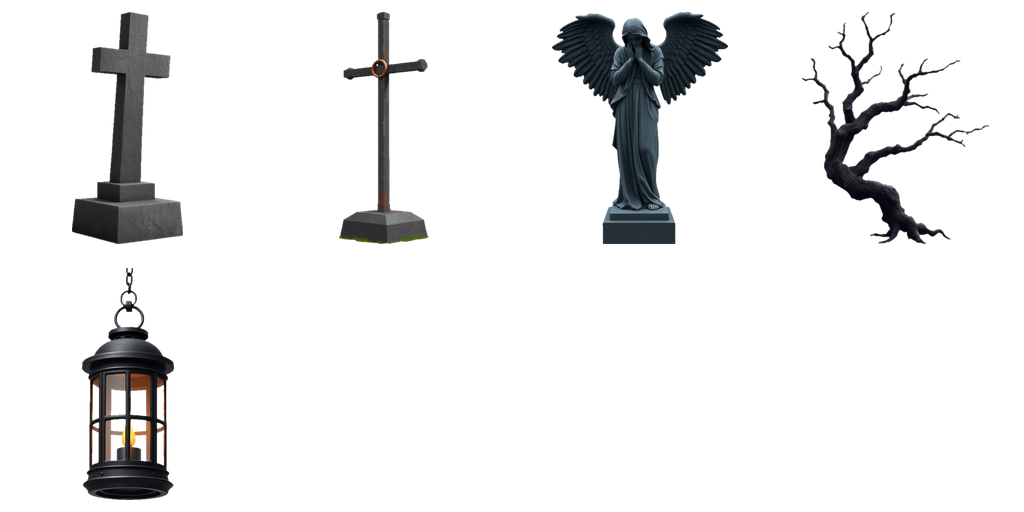
#> input picture wallpaper-effects/graveyardmist.png, 1024 x 512 px
$ python -i aigen.py   (imports and definitions only)
#> lines starting #> are read from the running program, lines starting #| are printed output that depends on the picture
### bin/omslib.py
"""Shared helpers for bin/ai-theme and bin/theme-code: the effect catalog, theme validation and theme lines.

Nothing here runs anything an outside source sent: ids are only ever compared against the catalog built from
the plugin's own folders, and numbers are clamped.
"""
import base64
import difflib
import hashlib
import json
import os
import re
import shutil
import subprocess
import sys
import zlib

HERE = os.path.dirname(os.path.realpath(__file__))
ROOT = os.path.dirname(HERE)
STATE = os.environ.get("OMASHADERS_STATE_DIR") or os.path.join(
    os.environ.get("XDG_STATE_HOME") or os.path.expanduser("~/.local/state"), "omarchy", "io.github.akton1.omashaders")
THEMES = os.path.join(STATE, "themes")
GENERATED = os.path.join(STATE, "generated")


def _migrate_combos():
    """1.31: saved looks were called "combos", now "themes": move the user's file once (a copy stays as combos.pre-themes)"""
    old, new = os.path.join(STATE, "combos"), THEMES
    try:
        if os.path.getsize(old) > 0 and not (os.path.exists(new) and os.path.getsize(new) > 0):
            tmp = os.path.join(STATE, ".themes.%d" % os.getpid())
            shutil.copy2(old, tmp)
            os.replace(tmp, new)
            os.replace(old, old + ".pre-themes")
    except OSError:
        pass


_migrate_combos()

CODE_PREFIX = "OMS1:"
MAX_CODE = 6000          # characters of a share code we accept
MAX_JSON = 8192          # bytes after decompression
ID_RE = re.compile(r"^[A-Za-z0-9][A-Za-z0-9_.+-]{0,63}$")
sys.path.insert(0, os.path.dirname(os.path.realpath(__file__)))
import omspalette  # noqa: E402
CUSTOM_RE = re.compile(r"^custom-[0-9a-f]{6}$")
WH_RE = re.compile(r"^[a-z0-9]{6}$")
# optional per-theme numbers (the 9th field of a theme line): key -> (low, high)
OPT_RANGES = {"fx": (0, 100), "col": (0, 100), "wall": (0, 100), "cur": (0, 100), "wspeed": (0, 300), "wzoom": (25, 300)}
SLOTS = ("screen", "color", "wall", "mouse", "winfx", "frame")


# [12 lines left out: function wh_cached, not called in this run]


class Bad(Exception):
    pass


# [187 lines left out: functions version, core_wall_info, _catalog_signature, catalog, _build_catalog, slot_pool and 4 more, not called in this run]


def opts_str(o):
    return ",".join("%s=%s" % (k, o[k]) for k in (*OPT_RANGES, "wh") if k in o)


# [26 lines left out: functions parse_opts, theme_line, parse_line, not called in this run]


def identity(c):
    """what makes two themes 'the same' (matches Core.qml themeBase): the parts, not the name or numbers"""
    return "|".join([c.get("s", ""), c.get("w", ""), c.get("m", ""), c.get("c", ""), c.get("wf", ""), c.get("wc", ""), c.get("wr", "")])


# [57 lines left out: functions validate, read_themes, save_theme, replace_theme, not called in this run]


# ---- built-in themes and effects (what other users may not delete)
# A theme is built in when its whole line is in the shipped `starter-themes` file (its id is a short hash of that line). Nothing
# else marks it: no author, no user id, and a share code never carries the tag. Edit or rename it and the line changes, so the
# result is the user's own copy. The state file `themes-own` (hashes) only covers a user who saves or imports a line that equals
# a shipped one. The developer's switch is the empty file `dev-export` in the state folder (it also mirrors saves into starter-themes).
STARTER = os.path.join(ROOT, "starter-themes")
OWN = os.path.join(STATE, "themes-own")


def dev_switch():
    return os.path.exists(os.path.join(STATE, "dev-export"))


def theme_uid(line):
    return hashlib.sha1(line.encode("utf-8")).hexdigest()[:8]


# [24 lines left out: functions starter_lines, own_uids, mark_own, not called in this run]


def is_builtin_theme(line):
    return line in starter_lines() and theme_uid(line) not in own_uids()


# [17 lines left out: functions theme_label, write_themes, not called in this run]


# ---- share codes
def b64e(b):
    return base64.urlsafe_b64encode(b).decode("ascii").rstrip("=")


def b64d(s):
    return base64.urlsafe_b64decode(s + "=" * (-len(s) % 4))


# [34 lines left out: functions encode_code, decode_code, not called in this run]

### bin/aigen.py
#!/usr/bin/env python3
"""aigen: the safety gate and the store for effects an AI invented ("Invent new" mode of bin/ai-theme).

  aigen check KIND [FILE|-] [--name N] [--desc D] [--start N] [--image PNG] [--keep-out DIR] [--profile quick|rich] [--sprites] [--json]
        run the whole gate on the code in FILE (stdin when -). KIND: screen | window | color | wallpaper | cursor | frame
  aigen analyze FILE...            static cost of finished shader files (used to calibrate the caps)
  aigen list [--json]              the generated effects in the state folder (Made by AI)
  aigen keep ID | aigen delete ID  keep a pending effect / delete one (files and notes)
  aigen selftest                   offline checks of the gate, including attacks that must be refused

What the AI writes is only a function body for a fixed template (docs/theme-instructions.md, chapter Inventing):
the template owns the #version line, every uniform, every input and output, so the AI cannot add any of them.
The gate is mandatory and has four parts, run in this order:
  a) text rules: no # lines (no #include, #extension, #define), only plain ASCII, size limit, no uniform/layout/discard/while,
     no arrays or [ ], only GLSL built-in functions and the functions the code defines, texture() only on the given picture
  b) cost rules: every for loop has constant bounds, braces and a loop variable nobody else writes; the product of the loops,
     the texture() samples and the amount of work per pixel (counted through the call graph) are capped
  c) compile: the real tools (compose-shader + glslangValidator for screen/colour/window, qsb for Qt wallpaper/cursor shaders,
     and Mesa when it is rendered)
  d) a 1920x1080 offscreen render on the CPU (Mesa llvmpipe, bin/shader-preview) within a time budget: not blank, not one
     colour, visible, text still readable at the start strength; wallpaper overlays must stay light (the picture survives);
     cursor effects must stay local; screen, window and wallpaper effects must not be only a colour tint (low-res renders at a
     second moment and, for wallpapers, a second pointer place, see tint_check)
Painted sprites (optional, wallpaper effects only, bin/aisprites.py): the template can bind a sprite atlas (binding 2) and offers
`vec4 sprite(int cell, vec2 q)`; the AI still declares nothing and still cannot call texture(). The atlas is data (a checked 1024x512 PNG);
the gate renders the code with a stand-in atlas, and an effect with sprites is installed as <id>.frag + <id>.frag.qsb + <id>.png.
Generated effects live in <state>/generated/, never in the plugin folder.
"""
import sys
sys.dont_write_bytecode = True  # a __pycache__ in the plugin folder would make the shell reload the plugin (and close the open dialog)
import json
import os
import re
import shutil
import subprocess
import sys
import tempfile
import time

sys.path.insert(0, os.path.dirname(os.path.realpath(__file__)))
import omslib as L  # noqa: E402

HERE = L.HERE
ROOT = L.ROOT
GEN = os.path.join(L.STATE, "generated")
CATEGORY = "Made by AI"
KINDS = ("screen", "window", "color", "wallpaper", "cursor", "frame")
SUBDIR = {"screen": "screen", "window": "screen", "color": "color", "wallpaper": "wall", "cursor": "mouse", "frame": "frame"}
PREFIX = "ai-"

# ---- limits (calibrated with `aigen analyze` over every shipped effect; see docs/DEVELOPMENT.md)
MAX_CODE = 9000          # characters of AI code per part
MAX_LINES = 320
MAX_LOOP = 64            # iterations of one loop
MAX_SAMPLES = 48         # texture() samples per pixel, loops and calls counted
MAX_ITERS = 500          # loop iterations per pixel, nested loops and calls counted
MAX_WORK = 40000         # tokens executed per pixel (a rough ALU cost), loops and calls counted
RENDER_BUDGET_S = 25.0   # one 1920x1080 frame on the CPU (llvmpipe)
# The Rich profile (bin/airich.py: Planner, Builders, Reviewer) lets a part be as big as the best shipped pieces; every safety rule stays,
# only the numbers grow. Calibration (aigen analyze over the shipped files, see docs/DEVELOPMENT.md): the 36 light overlays use work p90 34000,
# max 104324, iterations p90 80 / max 144, samples p90 40 / max 116, files 4-6 KB; shipped screens work p90 4192 / max 16346; cursors p90 20179 / max 36340.
RICH_WORK = {"wallpaper": 100000, "cursor": 40000, "screen": 24000, "window": 24000, "color": 4000}
RICH = {"code": 18000, "lines": 520, "samples": 64, "iters": 800, "render_s": 45.0}
PROFILES = ("quick", "rich")


# [6 lines left out: function limits, not called in this run]


W, H = 1920, 1080
MEAN_MAX, FRAC_MAX = 20.0, 40.0   # wallpaper overlay: same limits as bin/wallpaper-overlay-scan

BUILTINS = set("""radians degrees sin cos tan asin acos atan sinh cosh tanh pow exp log exp2 log2 sqrt inversesqrt abs sign floor ceil
fract mod min max clamp mix step smoothstep length distance dot cross normalize reflect refract faceforward round roundEven trunc
isnan isinf lessThan lessThanEqual greaterThan greaterThanEqual equal notEqual any all not matrixCompMult outerProduct transpose
determinant texture textureSize fma
float int uint bool vec2 vec3 vec4 ivec2 ivec3 ivec4 uvec2 uvec3 uvec4 bvec2 bvec3 bvec4 mat2 mat3 mat4""".split())
CONTROL = {"if", "for", "while", "switch", "return", "else"}
BANNED_WORDS = ("discard", "uniform", "layout", "attribute", "varying", "buffer", "shared", "image2D", "sampler2D", "sampler3D", "samplerCube",
                "atomic", "while", "do", "goto", "switch", "case", "default", "struct", "precision", "extension", "patch", "subroutine", "asm")
TYPE_RE = r"(?:const\s+)?(?:float|int|uint|bool|void|[ib]?vec[234]|uvec[234]|mat[234])"
FUNC_RE = re.compile(r"(?<![\w.])(?:%s)\s+(\w+)\s*\(([^()]*)\)\s*\{" % TYPE_RE)
CONST_INT_RE = re.compile(r"\bconst\s+int\s+(\w+)\s*=\s*(\d+)\s*;")
TOKEN_RE = re.compile(r"\w+|[^\s\w]")


class GateFail(Exception):
    pass


# ------------------------------------------------------------------ templates
# uniforms of the Qt wallpaper shaders (same list as the shipped wallpaper-effects)
WALL_MEMBERS = [("float", "time"), ("vec2", "mouse"), ("vec2", "res"), ("vec2", "imgSize"), ("vec4", "cBg"), ("vec4", "cBlue"),
                ("vec4", "cMagenta"), ("vec4", "cPink"), ("vec4", "cCream"), ("vec4", "cTarget"), ("float", "react"), ("float", "range"), ("float", "zoom")]
MOUSE_MEMBERS = [("float", "time"), ("vec2", "mouse"), ("vec2", "res"), ("vec4", "h0"), ("vec4", "h1"), ("vec4", "h2"), ("vec4", "h3")]

# helper functions every template offers (a helper is only added when the code calls it and does not define its own)
HELPERS = [
    ("hash", (), "float hash(vec2 p) { return fract(sin(dot(p, vec2(127.1, 311.7))) * 43758.5453); }\n"),
    ("noise", ("hash",), """float noise(vec2 p) {
  vec2 i = floor(p), f = fract(p);
  f = f * f * (3.0 - 2.0 * f);
  return mix(mix(hash(i), hash(i + vec2(1, 0)), f.x), mix(hash(i + vec2(0, 1)), hash(i + vec2(1, 1)), f.x), f.y);
}
"""),
    ("fbm", ("noise",), """float fbm(vec2 p) {
  float v = 0.0, a = 0.5;
  for (int i = 0; i < 4; i++) { v += a * noise(p); p = p * 2.03 + 17.0; a *= 0.5; }
  return v;
}
"""),
    ("luma", (), "float luma(vec3 c) { return dot(c, vec3(0.2126, 0.7152, 0.0722)); }\n"),
]


# The shared library the Rich Builders are given (docs/theme-instructions.md, chapter "The helper library"). Same rule as above: a helper is
# only added when the code calls it and does not define its own. (name, needs, source, kinds or None for every kind)
RICH_HELPERS = [
    ("hash2", ("hash",), "vec2 hash2(vec2 p) { return vec2(hash(p), hash(p + 19.19)); }\n", None),
    ("gnoise", ("hash2",), """float gnoise(vec2 p) {
  vec2 i = floor(p), f = fract(p);
  vec2 u = f * f * f * (f * (f * 6.0 - 15.0) + 10.0);
  float a = dot(hash2(i) * 2.0 - 1.0, f);
  float b = dot(hash2(i + vec2(1, 0)) * 2.0 - 1.0, f - vec2(1, 0));
  float c = dot(hash2(i + vec2(0, 1)) * 2.0 - 1.0, f - vec2(0, 1));
  float d = dot(hash2(i + vec2(1, 1)) * 2.0 - 1.0, f - vec2(1, 1));
  return clamp(0.5 + 0.9 * mix(mix(a, b, u.x), mix(c, d, u.x), u.y), 0.0, 1.0);
}
""", None),
    ("ridge", ("gnoise",), """float ridge(vec2 p) {
  float v = 0.0, a = 0.5;
  for (int i = 0; i < 4; i++) { v += a * (1.0 - abs(2.0 * gnoise(p) - 1.0)); p = p * 2.03 + 17.0; a *= 0.5; }
  return v;
}
""", None),
    ("warp", ("fbm",), """vec2 warp(vec2 p, float t) {
  vec2 q = vec2(fbm(p + vec2(0.0, t * 0.10)), fbm(p + vec2(5.2, 1.3 - t * 0.10)));
  return p + 1.6 * (q - 0.5);
}
""", None),
    ("rot", (), "vec2 rot(vec2 p, float a) { float c = cos(a), s = sin(a); return vec2(c * p.x - s * p.y, s * p.x + c * p.y); }\n", None),
    ("disc", (), "float disc(vec2 p, float r, float soft) { return 1.0 - smoothstep(r - soft, r + max(soft, 0.0001), length(p)); }\n", None),
    ("ring", (), "float ring(vec2 p, float r, float w, float soft) { return 1.0 - smoothstep(w, w + max(soft, 0.0001), abs(length(p) - r)); }\n", None),
    ("seg", (), """float seg(vec2 p, vec2 a, vec2 b, float w, float soft) {
  vec2 pa = p - a, ba = b - a;
  float h = clamp(dot(pa, ba) / max(dot(ba, ba), 0.000001), 0.0, 1.0);
  return 1.0 - smoothstep(w, w + max(soft, 0.0001), length(pa - ba * h));
}
""", None),
    ("rbox", (), """float rbox(vec2 p, vec2 b, float r, float soft) {
  vec2 q = abs(p) - b + r;
  float d = length(max(q, 0.0)) + min(max(q.x, q.y), 0.0) - r;
  return 1.0 - smoothstep(0.0, max(soft, 0.0001), d);
}
""", None),
    ("caustic", (), """float caustic(vec2 p, float t) {
  vec2 q = mod(p * 6.28318, 6.28318) - 250.0, i = q;
  float c = 1.0;
  for (int n = 0; n < 4; n++) {
    float tt = t * (1.0 - 3.5 / float(n + 1));
    i = q + vec2(cos(tt - i.x) + sin(tt + i.y), sin(tt - i.y) + cos(tt + i.x));
    c += 1.0 / max(length(vec2(q.x / (sin(i.x + tt) / 0.005), q.y / (cos(i.y + tt) / 0.005))), 0.0001);
  }
  c = 1.17 - pow(max(c / 4.0, 0.0), 1.4);
  return clamp(pow(abs(c), 8.0), 0.0, 1.0);
}
""", None),
    ("rays", ("noise",), """float rays(vec2 p, vec2 src, float t) {
  vec2 d = p - src;
  float r = length(d);
  vec2 u = d / max(r, 0.0001);
  float b = noise(u * 3.0 + vec2(t * 0.15, -t * 0.11)) * 0.6 + noise(u * 7.0 + vec2(-t * 0.2, t * 0.09)) * 0.4;
  return smoothstep(0.35, 0.95, b) * exp(-r * 1.6);
}
""", None),
    ("sparks", ("hash", "hash2"), """float sparks(vec2 p, float t, float cells, vec2 dir) {
  vec2 g = p * cells, id = floor(g), f = fract(g) - 0.5;
  vec2 h = hash2(id);
  float life = fract(t * (0.06 + 0.12 * h.x) + h.y);
  vec2 d2 = dir / max(1.0, length(dir));
  vec2 pos = (h - 0.5) * 0.24 + d2 * (life - 0.5) * 0.5 + vec2(0.04 * sin(t * 0.9 + h.y * 6.2832), 0.0);
  float fade = sin(3.14159 * life);
  float tw = 0.65 + 0.35 * sin(t * (2.0 + 5.0 * h.x) + h.y * 20.0);
  float size = 0.025 + 0.03 * hash(id + 7.7);
  return smoothstep(size * 1.6, 0.0, length(f - pos)) * fade * fade * tw * step(0.3, hash(id + 3.3));
}
""", None),
    ("streaks", ("hash",), """float streaks(vec2 p, float t, float rows, float speed) {
  float row = floor(p.y * rows);
  float h1 = hash(vec2(row, 3.0)), h2 = hash(vec2(row, 7.0));
  float x = fract(p.x * 0.6 + t * speed * (0.4 + h1) + h1 * 9.0);
  float len = 0.12 + 0.3 * h2;
  float lane = 1.0 - smoothstep(0.25, 0.5, abs(fract(p.y * rows) - 0.5));
  return smoothstep(0.0, 0.04, x) * smoothstep(len, 0.04, x) * step(0.55, hash(vec2(row, 11.0))) * lane;
}
""", None),
    ("mist", ("fbm",), """float mist(vec2 p, float t) {
  return fbm(p * vec2(1.6, 2.6) + vec2(t * 0.03, 0.0)) * 0.6 + fbm(p * 3.1 - vec2(t * 0.055, t * 0.01)) * 0.4;
}
""", None),
    ("vig", (), "float vig(vec2 uv, float s) { return 1.0 - s * smoothstep(0.3, 0.95, length((uv - 0.5) * 1.4)); }\n", None),
    ("ramp", (), """vec3 ramp(float x, vec3 a, vec3 b, vec3 c) {
  x = clamp(x, 0.0, 1.0);
  return mix(mix(a, b, clamp(x * 2.0, 0.0, 1.0)), c, clamp(x * 2.0 - 1.0, 0.0, 1.0));
}
""", None),
    ("ptr", (), """float ptr(vec2 p, vec2 m, float r) {
  float k = 1.0 - smoothstep(0.0, 1.0, length(p - m) / max(r, 0.0001));
  return k * k;
}
""", None),
    ("asp", (), "float asp() { return res.x / res.y; }\n", ("wallpaper",)),
]


def helper_table(rich=False):
    return [(n, d, src, None) for n, d, src in HELPERS] + (RICH_HELPERS if rich else [])


# [19 lines left out: function helpers_for, not called in this run]

WALL_FUNCS = """vec2 coverUV(vec2 uv) {
  float ra = res.x / res.y;
  float ia = imgSize.x / imgSize.y;
  vec2 s = ra > ia ? vec2(1.0, ia / ra) : vec2(ra / ia, 1.0);
  return (uv - 0.5) * s + 0.5;
}
vec3 wall(vec2 uv) { return texture(src, coverUV(clamp((uv - 0.5) * max(zoom, 0.05) + 0.5, 0.0, 1.0))).rgb; }
"""

# painted sprites: the template owns the sampler and the only function that reads it (cell 0..7 of a 4 x 2 atlas, q = -1..1 inside the cell, 0.453 as pumpkin-night)
SPRITE_BINDING = "layout(binding = 2) uniform sampler2D sprites;\n"
SPRITE_FUNC = """vec4 sprite(int cell, vec2 q) {
  int k = int(clamp(float(cell), 0.0, 7.0));
  vec2 o = vec2(float(k - 4 * (k / 4)), float(k / 4));
  float inside = step(abs(q.x), 1.0) * step(abs(q.y), 1.0);
  return texture(sprites, (o + 0.5 + clamp(q, -1.0, 1.0) * 0.453) / vec2(4.0, 2.0)) * inside;
}
"""
SPRITE_BLANK = "vec4 sprite(int cell, vec2 q) { return vec4(0.0); }\n"   # the same function when no sprites could be made: the effect still builds and runs

WALL_MAIN = """void main() {
  vec2 uv = qt_TexCoord0;
  vec3 base = wall(uv);
  vec3 c = overlay(uv, base, mouse / res, react);
  fragColor = clamp(vec4(c, 1.0) * qt_Opacity, 0.0, 1.0);
}
"""

MOUSE_FUNCS = """vec2 P(int i) {
  if (i == 0) return mouse;
  if (i == 1) return h0.xy;
  if (i == 2) return h0.zw;
  if (i == 3) return h1.xy;
  if (i == 4) return h1.zw;
  if (i == 5) return h2.xy;
  if (i == 6) return h2.zw;
  if (i == 7) return h3.xy;
  return h3.zw;
}
vec3 hue(float h) { return 0.5 + 0.5 * cos(6.28318 * (h + vec3(0.0, 0.33, 0.67))); }
"""

MOUSE_MAIN = """void main() {
  vec2 q = step(vec2(0.0), mouse) * step(mouse, res);
  vec4 c = cursorFx(qt_TexCoord0 * res, mouse) * (q.x * q.y);
  fragColor = clamp(c * qt_Opacity, 0.0, 1.0);
}
"""

SCREEN_HEAD = """#version 300 es
// category: %(cat)s
// desc: %(desc)s
// strength: %(start)d
// ai-generated: yes
%(target)sprecision highp float;
in vec2 v_texcoord;
uniform sampler2D tex;
%(uniforms)slayout(location = 0) out vec4 fragColor;
"""

WINDOW_UNIFORMS = {"is_active": "float", "seed": "float", "surface_size": "vec2"}
HEX_RE = re.compile(r"\bC_([0-9a-fA-F]{6})\b")


# [6 lines left out: function hex_colors, not called in this run]


def one_line(s, n=120):
    return re.sub(r"\s+", " ", re.sub(r"[^\x20-\x7e]", " ", str(s or ""))).strip()[:n]


# [43 lines left out: function build, not called in this run]


# ------------------------------------------------------------------ a) text rules
def strip_comments(s):
    s = re.sub(r"/\*.*?\*/", " ", s, flags=re.S)
    return re.sub(r"//[^\n]*", "", s)


# [238 lines left out: functions text_rules, match_end, functions_of, const_value, parse_for, analyze_text and 2 more, not called in this run]


# ------------------------------------------------------------------ c) compile
def run(cmd, **kw):
    return subprocess.run(cmd, capture_output=True, text=True, **kw)


def clean_log(s, n=700):
    lines = [l for l in s.splitlines() if l.strip() and not l.startswith(("Warning", "WARNING"))]
    return "\n".join(lines)[:n]


# [72 lines left out: functions compile_gate, render_ready, not called in this run]


def cover_image(path):
    """the user's picture covered to 1920x1080 (a gradient when there is none), no text panels"""
#> called with path = '../wallpaper-effects/graveyardmist.png'
    from PIL import Image
    import numpy as np
    if path and os.path.isfile(path):
        im = Image.open(path).convert("RGB")
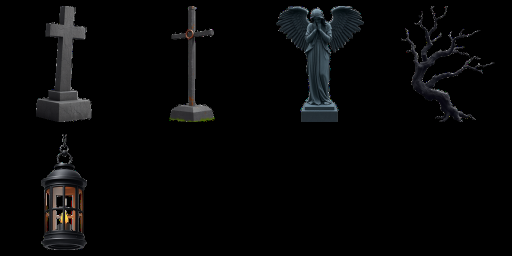
#> im: PIL image 1024x512 RGB (shown at 1/2 size); mean R, G, B 6.3, 6.5, 6.8
        s = max(W / im.width, H / im.height)
        im = im.resize((max(W, round(im.width * s)), max(H, round(im.height * s))), Image.LANCZOS)
#> im: PIL image 2160x1080 RGB
        x, y = (im.width - W) // 2, (im.height - H) // 2
        im = im.crop((x, y, x + W, y + H))
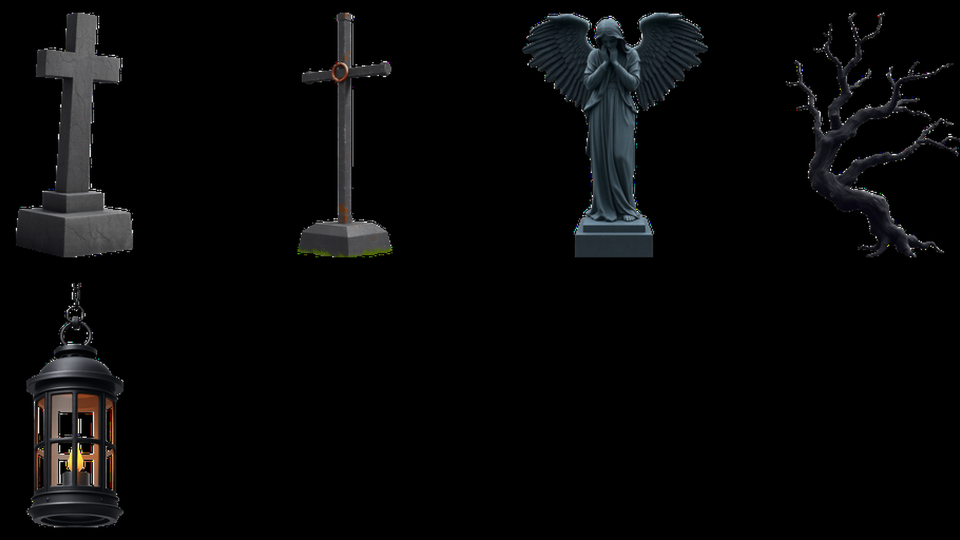
#> im: PIL image 1920x1080 RGB (shown at 1/2 size); mean R, G, B 7.2, 7.4, 7.7
    else:
        gx = np.linspace(0, 1, W)[None, :, None]
        gy = np.linspace(0, 1, H)[:, None, None]
        arr = (np.concatenate([0.25 + 0.5 * gx + 0 * gy, 0.2 + 0.4 * gy + 0 * gx, 0.5 - 0.3 * gx + 0.2 * gy], axis=2) * 255).astype("uint8")
        im = Image.fromarray(arr)
    return im


# [33 lines left out: function test_image, not called in this run]


def luma_of(a):
    return a[..., 0] * 0.2126 + a[..., 1] * 0.7152 + a[..., 2] * 0.0722


# [40 lines left out: functions render, read_rgb, readable, not called in this run]


# A colour mix that only changes smoothly over the frame (vignette, gradient, a function of the picture's own colour) and does not move
# is a tint. It is measured as the rms of what a smooth model (constant, radial and linear terms, the picture's colour and its squares)
# cannot explain, on the render itself and on the difference between two moments (and, for wallpapers, two pointer places).
# Calibrated on the shipped screen/window shaders at start strength 70 and on all light overlays (bin/wallpaper-overlay-scan list).
TINT_W, TINT_H = 480, 270
TINT_STATIC_MAX = 0.025
TINT_TIME_MAX = 0.008
TINT_POINTER_MAX = 0.008


# [143 lines left out: functions smooth_design, unexplained, tint_check, render_gate, not called in this run]


# ------------------------------------------------------------------ frames
FRAME_KEYS = {"rounding": (0, 40), "border_size": (0, 8), "border_angle": (0, 360), "shadow_range": (0, 100), "shadow_power": (1, 4), "spin": (0, 200)}
FRAME_COLOR_KEYS = ("border_inactive", "shadow_color", "shadow_inactive")
HEX8 = re.compile(r"^[0-9a-fA-F]{8}$")


# [104 lines left out: functions frame_text, gate, not called in this run]


# ------------------------------------------------------------------ the store
def slug(name):
    s = re.sub(r"[^a-z0-9]+", "-", L.clean_name(name, 60).lower()).strip("-")
    return (s or "effect")[:30].strip("-")


SPRITE_TAG = "-sp"   # an id ending in -sp (or -sp-2 ...) has a sprite atlas next to its shader; WallpaperFx.qml loads <id>.png only for those


def has_sprite_tag(eid):
    return re.search(r"-sp(?:-\d+)?$", str(eid)) is not None


# [10 lines left out: function new_id, not called in this run]


def meta_path(eid):
    return os.path.join(GEN, "meta", eid + ".json")


# [182 lines left out: functions install, _install, listing, files_of, used_by, delete and 4 more, not called in this run]


# [2 lines not run here, left out]

>>> result = cover_image('../wallpaper-effects/graveyardmist.png')
